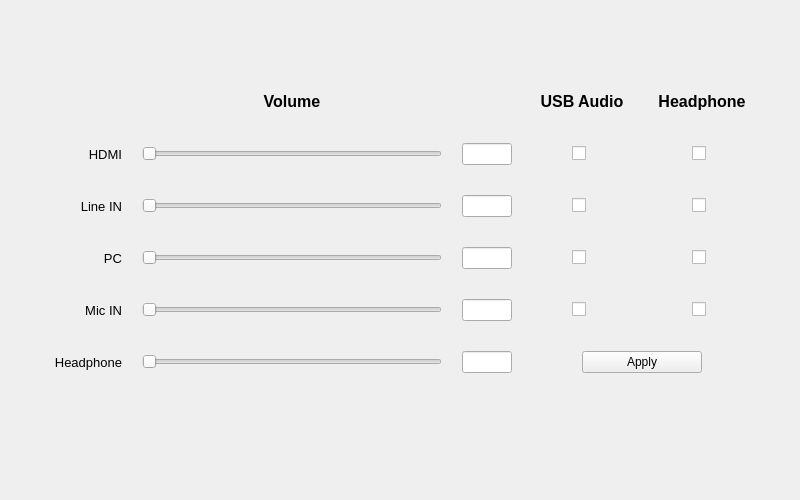
<?xml version="1.0" encoding="UTF-8"?>
<ui version="4.0">
 <class>UC1218_4K_Audio_Form</class>
 <widget class="QWidget" name="UC1218_4K_Audio_Form">
  <property name="geometry">
   <rect>
    <x>0</x>
    <y>0</y>
    <width>800</width>
    <height>500</height>
   </rect>
  </property>
  <property name="windowTitle">
   <string>Form</string>
  </property>
  <widget class="QWidget" name="">
   <property name="geometry">
    <rect>
     <x>40</x>
     <y>90</y>
     <width>712</width>
     <height>283</height>
    </rect>
   </property>
   <layout class="QGridLayout" name="gridLayout">
    <property name="horizontalSpacing">
     <number>20</number>
    </property>
    <property name="verticalSpacing">
     <number>30</number>
    </property>
    <item row="4" column="0">
     <widget class="QLabel" name="mic_in_volume_label">
      <property name="minimumSize">
       <size>
        <width>50</width>
        <height>0</height>
       </size>
      </property>
      <property name="font">
       <font>
        <pointsize>10</pointsize>
       </font>
      </property>
      <property name="text">
       <string>Mic IN</string>
      </property>
      <property name="alignment">
       <set>Qt::AlignRight|Qt::AlignTrailing|Qt::AlignVCenter</set>
      </property>
     </widget>
    </item>
    <item row="1" column="4" alignment="Qt::AlignHCenter">
     <widget class="QCheckBox" name="mixer_hp_out_hdmi_checkBox">
      <property name="minimumSize">
       <size>
        <width>20</width>
        <height>0</height>
       </size>
      </property>
      <property name="text">
       <string/>
      </property>
     </widget>
    </item>
    <item row="3" column="4" alignment="Qt::AlignHCenter">
     <widget class="QCheckBox" name="mixer_hp_out_pc_checkBox">
      <property name="minimumSize">
       <size>
        <width>20</width>
        <height>0</height>
       </size>
      </property>
      <property name="text">
       <string/>
      </property>
     </widget>
    </item>
    <item row="1" column="0">
     <widget class="QLabel" name="hdmi_volume_label">
      <property name="minimumSize">
       <size>
        <width>40</width>
        <height>0</height>
       </size>
      </property>
      <property name="font">
       <font>
        <pointsize>10</pointsize>
       </font>
      </property>
      <property name="text">
       <string>HDMI</string>
      </property>
      <property name="alignment">
       <set>Qt::AlignRight|Qt::AlignTrailing|Qt::AlignVCenter</set>
      </property>
     </widget>
    </item>
    <item row="3" column="0">
     <widget class="QLabel" name="pc_volume_label">
      <property name="minimumSize">
       <size>
        <width>20</width>
        <height>0</height>
       </size>
      </property>
      <property name="font">
       <font>
        <pointsize>10</pointsize>
       </font>
      </property>
      <property name="text">
       <string>PC</string>
      </property>
      <property name="alignment">
       <set>Qt::AlignRight|Qt::AlignTrailing|Qt::AlignVCenter</set>
      </property>
     </widget>
    </item>
    <item row="0" column="3">
     <widget class="QLabel" name="mixer_uac_out_label">
      <property name="minimumSize">
       <size>
        <width>100</width>
        <height>0</height>
       </size>
      </property>
      <property name="font">
       <font>
        <pointsize>12</pointsize>
        <bold>true</bold>
       </font>
      </property>
      <property name="text">
       <string>USB Audio</string>
      </property>
      <property name="alignment">
       <set>Qt::AlignCenter</set>
      </property>
     </widget>
    </item>
    <item row="3" column="3" alignment="Qt::AlignHCenter">
     <widget class="QCheckBox" name="mixer_uac_out_pc_in_checkBox">
      <property name="minimumSize">
       <size>
        <width>20</width>
        <height>0</height>
       </size>
      </property>
      <property name="text">
       <string/>
      </property>
     </widget>
    </item>
    <item row="5" column="2">
     <widget class="QLineEdit" name="hp_out_volume_value_lineEdit">
      <property name="sizePolicy">
       <sizepolicy hsizetype="Fixed" vsizetype="Fixed">
        <horstretch>0</horstretch>
        <verstretch>0</verstretch>
       </sizepolicy>
      </property>
      <property name="minimumSize">
       <size>
        <width>50</width>
        <height>0</height>
       </size>
      </property>
      <property name="maximumSize">
       <size>
        <width>50</width>
        <height>16777215</height>
       </size>
      </property>
     </widget>
    </item>
    <item row="1" column="2">
     <widget class="QLineEdit" name="hdmi_volume_value_lineEdit">
      <property name="sizePolicy">
       <sizepolicy hsizetype="Fixed" vsizetype="Fixed">
        <horstretch>0</horstretch>
        <verstretch>0</verstretch>
       </sizepolicy>
      </property>
      <property name="minimumSize">
       <size>
        <width>50</width>
        <height>0</height>
       </size>
      </property>
      <property name="maximumSize">
       <size>
        <width>50</width>
        <height>16777215</height>
       </size>
      </property>
     </widget>
    </item>
    <item row="4" column="2">
     <widget class="QLineEdit" name="mic_in_volume_value_lineEdit">
      <property name="sizePolicy">
       <sizepolicy hsizetype="Fixed" vsizetype="Fixed">
        <horstretch>0</horstretch>
        <verstretch>0</verstretch>
       </sizepolicy>
      </property>
      <property name="minimumSize">
       <size>
        <width>50</width>
        <height>0</height>
       </size>
      </property>
      <property name="maximumSize">
       <size>
        <width>50</width>
        <height>16777215</height>
       </size>
      </property>
     </widget>
    </item>
    <item row="1" column="3" alignment="Qt::AlignHCenter">
     <widget class="QCheckBox" name="mixer_uac_out_hmdi_checkBox">
      <property name="minimumSize">
       <size>
        <width>20</width>
        <height>0</height>
       </size>
      </property>
      <property name="maximumSize">
       <size>
        <width>30</width>
        <height>16777215</height>
       </size>
      </property>
      <property name="layoutDirection">
       <enum>Qt::LeftToRight</enum>
      </property>
      <property name="text">
       <string/>
      </property>
     </widget>
    </item>
    <item row="2" column="2">
     <widget class="QLineEdit" name="line_in_volume_value_lineEdit">
      <property name="sizePolicy">
       <sizepolicy hsizetype="Fixed" vsizetype="Fixed">
        <horstretch>0</horstretch>
        <verstretch>0</verstretch>
       </sizepolicy>
      </property>
      <property name="minimumSize">
       <size>
        <width>50</width>
        <height>0</height>
       </size>
      </property>
      <property name="maximumSize">
       <size>
        <width>50</width>
        <height>16777215</height>
       </size>
      </property>
     </widget>
    </item>
    <item row="5" column="0">
     <widget class="QLabel" name="hp_out_volume_label">
      <property name="minimumSize">
       <size>
        <width>80</width>
        <height>0</height>
       </size>
      </property>
      <property name="font">
       <font>
        <pointsize>10</pointsize>
       </font>
      </property>
      <property name="text">
       <string>Headphone</string>
      </property>
      <property name="alignment">
       <set>Qt::AlignRight|Qt::AlignTrailing|Qt::AlignVCenter</set>
      </property>
     </widget>
    </item>
    <item row="5" column="1">
     <widget class="QSlider" name="hp_out_volume_slider">
      <property name="sizePolicy">
       <sizepolicy hsizetype="Fixed" vsizetype="Fixed">
        <horstretch>0</horstretch>
        <verstretch>0</verstretch>
       </sizepolicy>
      </property>
      <property name="minimumSize">
       <size>
        <width>300</width>
        <height>0</height>
       </size>
      </property>
      <property name="orientation">
       <enum>Qt::Horizontal</enum>
      </property>
     </widget>
    </item>
    <item row="2" column="0">
     <widget class="QLabel" name="line_in_volume_label">
      <property name="minimumSize">
       <size>
        <width>50</width>
        <height>0</height>
       </size>
      </property>
      <property name="font">
       <font>
        <pointsize>10</pointsize>
       </font>
      </property>
      <property name="text">
       <string>Line IN</string>
      </property>
      <property name="alignment">
       <set>Qt::AlignRight|Qt::AlignTrailing|Qt::AlignVCenter</set>
      </property>
     </widget>
    </item>
    <item row="3" column="1">
     <widget class="QSlider" name="pc_volume_slider">
      <property name="sizePolicy">
       <sizepolicy hsizetype="Fixed" vsizetype="Fixed">
        <horstretch>0</horstretch>
        <verstretch>0</verstretch>
       </sizepolicy>
      </property>
      <property name="minimumSize">
       <size>
        <width>300</width>
        <height>0</height>
       </size>
      </property>
      <property name="orientation">
       <enum>Qt::Horizontal</enum>
      </property>
     </widget>
    </item>
    <item row="4" column="1">
     <widget class="QSlider" name="mic_in_volume_slider">
      <property name="sizePolicy">
       <sizepolicy hsizetype="Fixed" vsizetype="Fixed">
        <horstretch>0</horstretch>
        <verstretch>0</verstretch>
       </sizepolicy>
      </property>
      <property name="minimumSize">
       <size>
        <width>300</width>
        <height>0</height>
       </size>
      </property>
      <property name="orientation">
       <enum>Qt::Horizontal</enum>
      </property>
     </widget>
    </item>
    <item row="0" column="1">
     <widget class="QLabel" name="volume_label">
      <property name="font">
       <font>
        <pointsize>12</pointsize>
        <bold>true</bold>
       </font>
      </property>
      <property name="text">
       <string>Volume</string>
      </property>
      <property name="alignment">
       <set>Qt::AlignCenter</set>
      </property>
     </widget>
    </item>
    <item row="0" column="4">
     <widget class="QLabel" name="mixer_hp_out_label">
      <property name="minimumSize">
       <size>
        <width>100</width>
        <height>0</height>
       </size>
      </property>
      <property name="font">
       <font>
        <pointsize>12</pointsize>
        <bold>true</bold>
       </font>
      </property>
      <property name="text">
       <string>Headphone</string>
      </property>
      <property name="alignment">
       <set>Qt::AlignCenter</set>
      </property>
     </widget>
    </item>
    <item row="2" column="1">
     <widget class="QSlider" name="line_in_volume_slider">
      <property name="sizePolicy">
       <sizepolicy hsizetype="Fixed" vsizetype="Fixed">
        <horstretch>0</horstretch>
        <verstretch>0</verstretch>
       </sizepolicy>
      </property>
      <property name="minimumSize">
       <size>
        <width>300</width>
        <height>0</height>
       </size>
      </property>
      <property name="orientation">
       <enum>Qt::Horizontal</enum>
      </property>
     </widget>
    </item>
    <item row="2" column="4" alignment="Qt::AlignHCenter">
     <widget class="QCheckBox" name="mixer_hp_out_line_in_checkBox">
      <property name="minimumSize">
       <size>
        <width>20</width>
        <height>0</height>
       </size>
      </property>
      <property name="text">
       <string/>
      </property>
     </widget>
    </item>
    <item row="4" column="4" alignment="Qt::AlignHCenter">
     <widget class="QCheckBox" name="mixer_hp_out_mic_in_checkBox">
      <property name="minimumSize">
       <size>
        <width>20</width>
        <height>0</height>
       </size>
      </property>
      <property name="text">
       <string/>
      </property>
     </widget>
    </item>
    <item row="3" column="2">
     <widget class="QLineEdit" name="pc_volume_value_lineEdit">
      <property name="sizePolicy">
       <sizepolicy hsizetype="Fixed" vsizetype="Fixed">
        <horstretch>0</horstretch>
        <verstretch>0</verstretch>
       </sizepolicy>
      </property>
      <property name="minimumSize">
       <size>
        <width>50</width>
        <height>0</height>
       </size>
      </property>
      <property name="maximumSize">
       <size>
        <width>50</width>
        <height>16777215</height>
       </size>
      </property>
     </widget>
    </item>
    <item row="4" column="3" alignment="Qt::AlignHCenter">
     <widget class="QCheckBox" name="mixer_uac_out_mic_in_checkBox">
      <property name="minimumSize">
       <size>
        <width>20</width>
        <height>0</height>
       </size>
      </property>
      <property name="text">
       <string/>
      </property>
     </widget>
    </item>
    <item row="1" column="1">
     <widget class="QSlider" name="hdmi_volume_slider">
      <property name="sizePolicy">
       <sizepolicy hsizetype="Fixed" vsizetype="Fixed">
        <horstretch>0</horstretch>
        <verstretch>0</verstretch>
       </sizepolicy>
      </property>
      <property name="minimumSize">
       <size>
        <width>300</width>
        <height>0</height>
       </size>
      </property>
      <property name="orientation">
       <enum>Qt::Horizontal</enum>
      </property>
     </widget>
    </item>
    <item row="2" column="3" alignment="Qt::AlignHCenter">
     <widget class="QCheckBox" name="mixer_uac_out_line_in_checkBox">
      <property name="minimumSize">
       <size>
        <width>20</width>
        <height>0</height>
       </size>
      </property>
      <property name="text">
       <string/>
      </property>
     </widget>
    </item>
    <item row="5" column="3" colspan="2" alignment="Qt::AlignHCenter">
     <widget class="QPushButton" name="mixer_submit_pushButton">
      <property name="sizePolicy">
       <sizepolicy hsizetype="Minimum" vsizetype="Fixed">
        <horstretch>0</horstretch>
        <verstretch>0</verstretch>
       </sizepolicy>
      </property>
      <property name="minimumSize">
       <size>
        <width>120</width>
        <height>0</height>
       </size>
      </property>
      <property name="maximumSize">
       <size>
        <width>80</width>
        <height>16777215</height>
       </size>
      </property>
      <property name="text">
       <string>Apply</string>
      </property>
     </widget>
    </item>
   </layout>
  </widget>
 </widget>
 <resources/>
 <connections/>
</ui>
